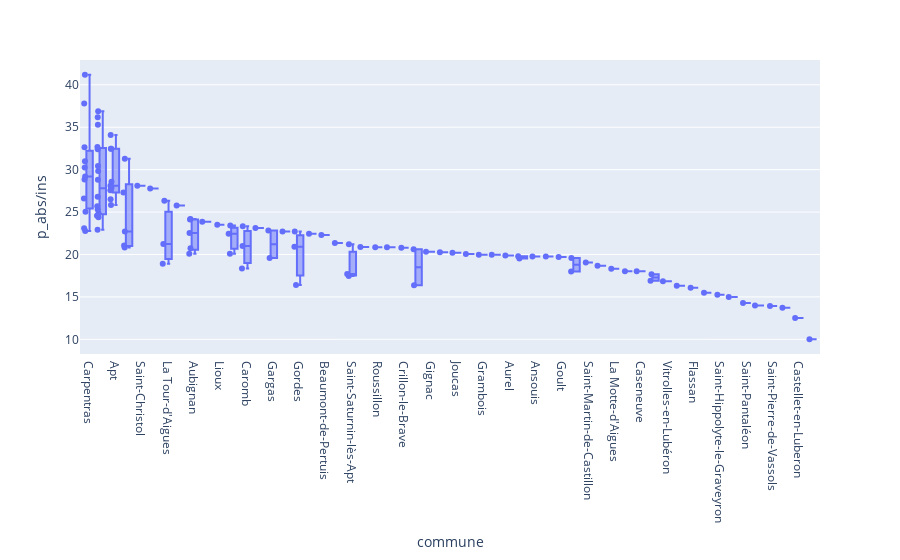

Source (notebook cell):
### Code cell
fig = px.box(resultats_bureaux.sort_values('p_abs/ins', ascending=False), 
    x="commune", 
    y="p_abs/ins",
    points="all",
    hover_data=resultats_bureaux.columns)
fig.show()

### Figure 1 — Plotly figure (JSON) as saved in the notebook; plotly's stock layout.template omitted (floating-point values rounded to 4 significant figures; data arrays with more than 128 entries replaced by an {"elided": "..."} marker saying what was removed)
{"data": [{"alignmentgroup": "True", "boxpoints": "all", "customdata": {"elided": "112x20 mixed values"}, "hovertemplate": "commune=%{x}<br>p_abs/ins=%{y}<br>code_dpt=%{customdata[0]}<br>dpt=%{customdata[1]}<br>code_circ=%{customdata[2]}<br>circ=%{customdata[3]}<br>code_commune=%{customdata[4]}<br>code_b_vote=%{customdata[5]}<br>inscrits=%{customdata[6]}<br>abstentions=%{customdata[7]}<br>votants=%{customdata[8]}<br>p_vot/ins=%{customdata[9]}<br>blancs=%{customdata[10]}<br>p_blancs/ins=%{customdata[11]}<br>p_blancs/vot=%{customdata[12]}<br>nuls=%{customdata[13]}<br>p_nuls/ins=%{customdata[14]}<br>p_nuls/vot=%{customdata[15]}<br>exprimés=%{customdata[16]}<br>p_exp/ins=%{customdata[17]}<br>p_exp/vot=%{customdata[18]}<br>id_b_vote=%{customdata[19]}<extra></extra>", "legendgroup": "", "marker": {"color": "#636efa"}, "name": "", "notched": false, "offsetgroup": "", "orientation": "v", "showlegend": false, "type": "box", "x": ["Carpentras", "Carpentras", "Pertuis", "Pertuis", "Pertuis", "Apt", "Pertuis", "Carpentras", "Apt", "Apt", "Pertuis", "Sarrians", "Carpentras", "Pertuis", "Carpentras", "Pertuis", "Carpentras", "Carpentras", "Pertuis", "Apt", "Saint-Christol", "Apt", "Apt", "Lagarde-d'Apt", "Apt", "Sarrians", "Pertuis", "Carpentras", "Apt", "La Tour-d'Aigues", "Apt", "Auribeau", "Pertuis", "Pertuis", "Carpentras", "Pertuis", "Pertuis", "Pertuis", "Pertuis", "Aubignan", "Aubignan", "Méthamis", "Lioux", "Bedoin", "Caromb", "La Bastide-des-Jourdans", "Carpentras", "Pertuis", "Gargas", "Carpentras", "Modène", "Sarrians", "Gordes", "Aubignan", "Bedoin", "Rustrel", "Beaumont-de-Pertuis", "Saignon", "La Tour-d'Aigues", "Saint-Saturnin-lès-Apt", "Sarrians", "Caromb", "Gordes", "La Bastidonne", "Roussillon", "Peypin-d'Aigues", "Sarrians", "Crillon-le-Brave", "Aubignan", "Sault", "Gignac", "Cabrières-d'Aigues", "Joucas", "Bedoin", "Aubignan", "Villars", "Grambois", "Villes-sur-Auzon", "Aurel", "Mormoiron", "Ansouis", "Mirabeau", "Goult", "Malemort-du-Comtat", "Gargas", "Mormoiron", "Saint-Martin-de-Castillon", "La Tour-d'Aigues", "Saint-Martin-de-la-Brasque", "Caromb", "La Motte-d'Aigues", "Saint-Trinit", "Caseneuve", "Malemort-du-Comtat", "Saint-Saturnin-lès-Apt", "Loriol-du-Comtat", "Saint-Saturnin-lès-Apt", "Loriol-du-Comtat", "Vitrolles-en-Lubéron", "Gordes", "Sault", "Sannes", "Flassan", "Blauvac", "Saint-Hippolyte-le-Graveyron", "Murs", "Saint-Pantaléon", "Viens", "Saint-Pierre-de-Vassols", "Monieux", "Castellet-en-Luberon", "Beaumettes"], "x0": " ", "xaxis": "x", "y": [41.19, 37.8, 36.87, 36.16, 35.3, 34.09, 32.68, 32.65, 32.46, 32.45, 32.39, 31.28, 31, 30.43, 30.24, 29.83, 29.2, 28.83, 28.81, 28.57, 28.1, 28.1, 27.87, 27.78, 27.57, 27.29, 26.8, 26.61, 26.5, 26.32, 25.84, 25.76, 25.67, 25.29, 25.03, 24.87, 24.6, 24.57, 24.39, 24.17, 24.11, 23.85, 23.5, 23.4, 23.34, 23.12, 23.09, 22.92, 22.83, 22.76, 22.72, 22.72, 22.7, 22.54, 22.45, 22.43, 22.28, 21.36, 21.22, 21.2, 21.07, 20.99, 20.92, 20.89, 20.86, 20.86, 20.83, 20.79, 20.73, 20.61, 20.31, 20.26, 20.21, 20.09, 20.09, 20.06, 19.98, 19.96, 19.88, 19.79, 19.76, 19.75, 19.71, 19.59, 19.57, 19.51, 19.04, 18.9, 18.68, 18.34, 18.33, 18.03, 18.03, 18, 17.7, 17.67, 17.47, 16.91, 16.85, 16.4, 16.38, 16.3, 16.08, 15.49, 15.24, 14.98, 14.29, 13.99, 13.94, 13.73, 12.5, 10], "y0": " ", "yaxis": "y"}], "layout": {"boxmode": "group", "legend": {"tracegroupgap": 0}, "margin": {"t": 60}, "xaxis": {"anchor": "y", "domain": [0, 1], "title": {"text": "commune"}}, "yaxis": {"anchor": "x", "domain": [0, 1], "title": {"text": "p_abs/ins"}}}}
